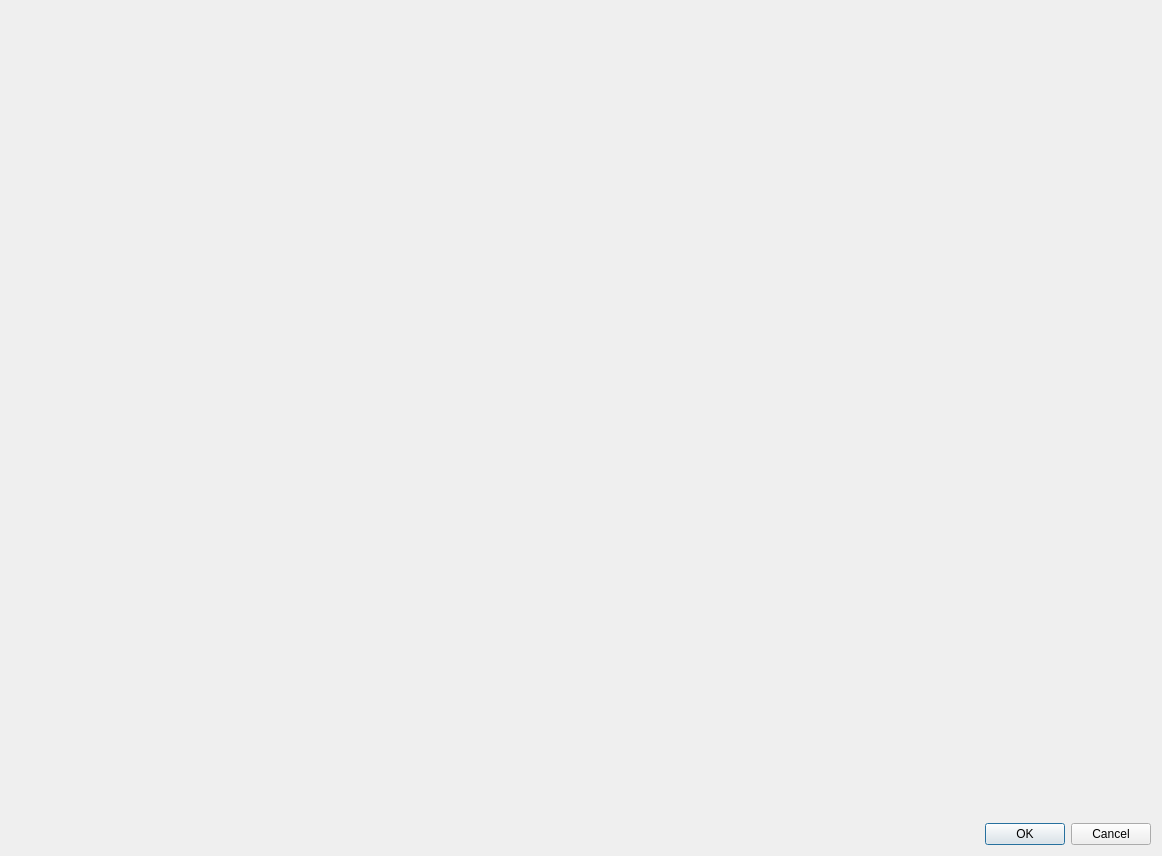
<?xml version="1.0" encoding="UTF-8"?>
<ui version="4.0">
 <class>tlinsAstroSearchWindow</class>
 <widget class="QDialog" name="tlinsAstroSearchWindow">
  <property name="geometry">
   <rect>
    <x>0</x>
    <y>0</y>
    <width>1162</width>
    <height>856</height>
   </rect>
  </property>
  <property name="windowTitle">
   <string>Dialog</string>
  </property>
  <layout class="QGridLayout" name="gridLayout">
   <item row="0" column="0">
    <widget class="tlinsWDatabaseSearchMain" name="searchWidget" native="true">
     <property name="sizePolicy">
      <sizepolicy hsizetype="Expanding" vsizetype="Expanding">
       <horstretch>0</horstretch>
       <verstretch>0</verstretch>
      </sizepolicy>
     </property>
     <property name="minimumSize">
      <size>
       <width>0</width>
       <height>0</height>
      </size>
     </property>
     <property name="maximumSize">
      <size>
       <width>16777215</width>
       <height>16777215</height>
      </size>
     </property>
    </widget>
   </item>
   <item row="1" column="0">
    <widget class="QDialogButtonBox" name="buttonBox">
     <property name="orientation">
      <enum>Qt::Horizontal</enum>
     </property>
     <property name="standardButtons">
      <set>QDialogButtonBox::Cancel|QDialogButtonBox::Ok</set>
     </property>
    </widget>
   </item>
  </layout>
 </widget>
 <customwidgets>
  <customwidget>
   <class>tlinsWDatabaseSearchMain</class>
   <extends>QWidget</extends>
   <header>tlinswdatabasesearchmain.h</header>
   <container>1</container>
  </customwidget>
 </customwidgets>
 <resources/>
 <connections>
  <connection>
   <sender>buttonBox</sender>
   <signal>accepted()</signal>
   <receiver>tlinsAstroSearchWindow</receiver>
   <slot>accept()</slot>
   <hints>
    <hint type="sourcelabel">
     <x>248</x>
     <y>254</y>
    </hint>
    <hint type="destinationlabel">
     <x>157</x>
     <y>274</y>
    </hint>
   </hints>
  </connection>
  <connection>
   <sender>buttonBox</sender>
   <signal>rejected()</signal>
   <receiver>tlinsAstroSearchWindow</receiver>
   <slot>reject()</slot>
   <hints>
    <hint type="sourcelabel">
     <x>316</x>
     <y>260</y>
    </hint>
    <hint type="destinationlabel">
     <x>286</x>
     <y>274</y>
    </hint>
   </hints>
  </connection>
 </connections>
</ui>
